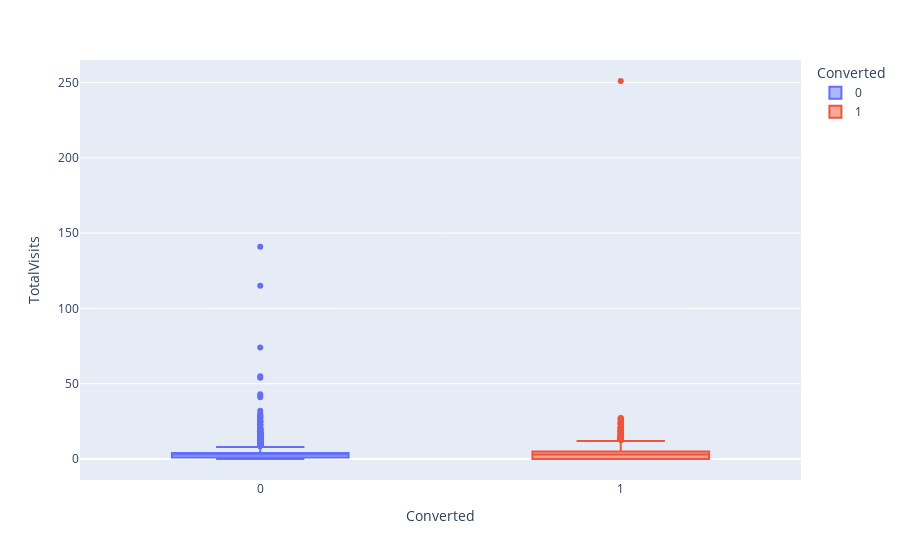

Notebook cell for this chart:
### Code cell
# BoxPlot Converted x TotalVisits
fig = px.box(df_leads, x='Converted', y='TotalVisits',color='Converted')
fig.show()

### Figure 1 — Plotly figure (JSON) as saved in the notebook; plotly's stock layout.template omitted (floating-point values rounded to 4 significant figures; data arrays with more than 128 entries replaced by an {"elided": "..."} marker saying what was removed)
{"data": [{"alignmentgroup": "True", "hovertemplate": "Converted=%{x}<br>TotalVisits=%{y}<extra></extra>", "legendgroup": "0", "marker": {"color": "#636efa"}, "name": "0", "notched": false, "offsetgroup": "0", "orientation": "v", "showlegend": true, "type": "box", "x": {"elided": "5639 int values"}, "x0": " ", "xaxis": "x", "y": {"elided": "5639 float values"}, "y0": " ", "yaxis": "y"}, {"alignmentgroup": "True", "hovertemplate": "Converted=%{x}<br>TotalVisits=%{y}<extra></extra>", "legendgroup": "1", "marker": {"color": "#EF553B"}, "name": "1", "notched": false, "offsetgroup": "1", "orientation": "v", "showlegend": true, "type": "box", "x": {"elided": "3435 int values"}, "x0": " ", "xaxis": "x", "y": {"elided": "3435 float values"}, "y0": " ", "yaxis": "y"}], "layout": {"boxmode": "overlay", "legend": {"title": {"text": "Converted"}, "tracegroupgap": 0}, "margin": {"t": 60}, "xaxis": {"anchor": "y", "categoryarray": [0, 1], "categoryorder": "array", "domain": [0, 1], "title": {"text": "Converted"}}, "yaxis": {"anchor": "x", "domain": [0, 1], "title": {"text": "TotalVisits"}}}}
